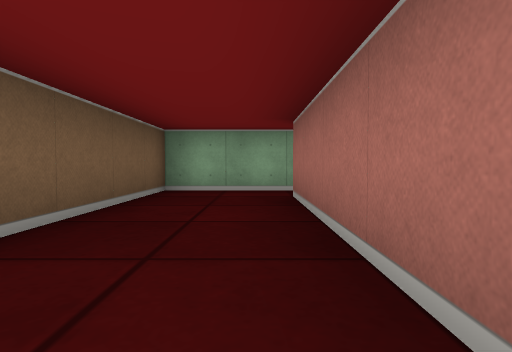
View 1 (above)

12 first-person views from a walk through a cub3D level. The camera is about half as high as the walls, tilts 2° down and sees 75° across. The floor is counted in squares. Each view is taken from the middle of a square. On the plan, view 1 faces up. The plan holds only what a view shows up to about 9 squares ahead; the rest is blank.

View 2
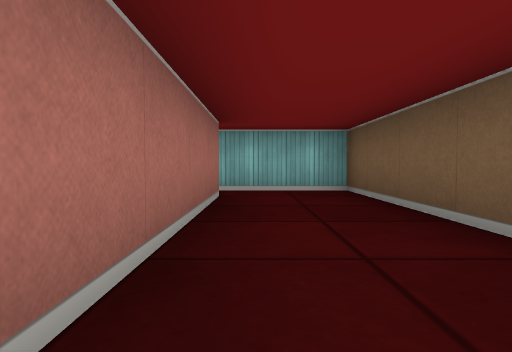

View 3
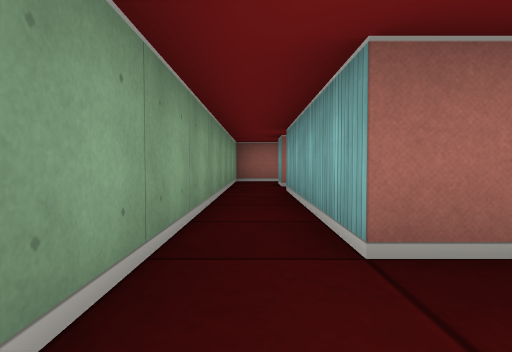

View 4
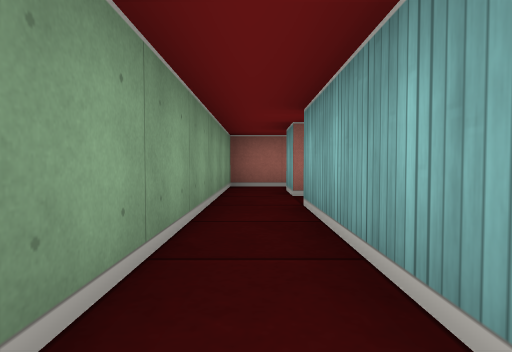

View 5
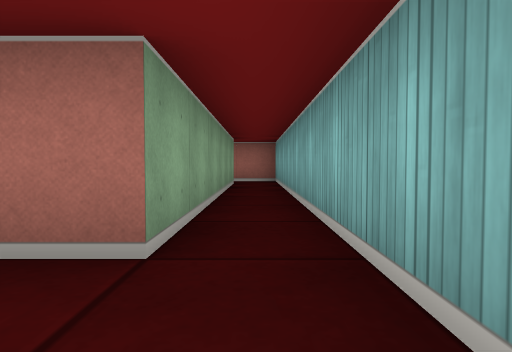

View 6
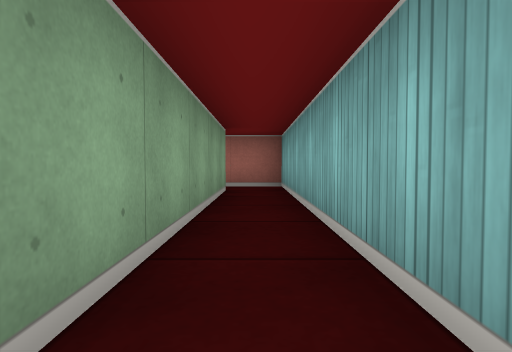

View 7
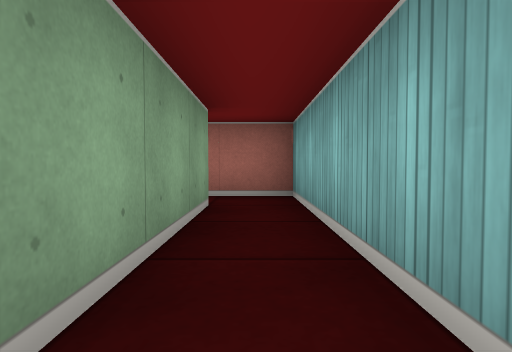

View 8
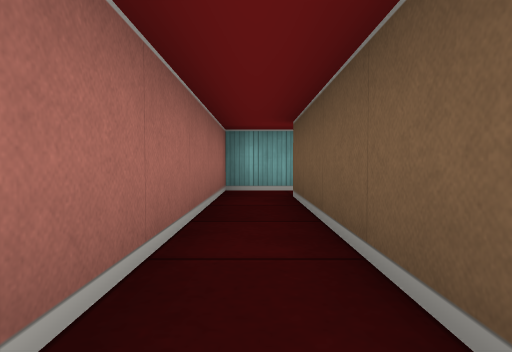

View 9
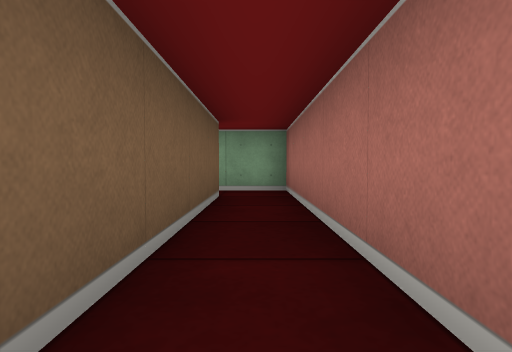

View 10
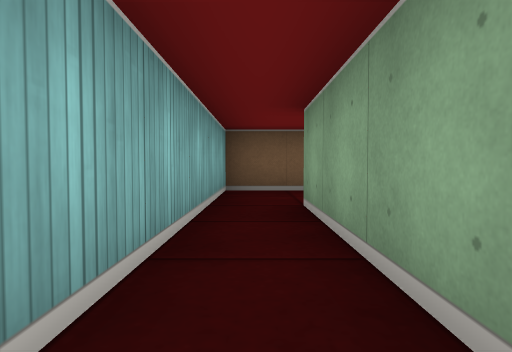

View 11
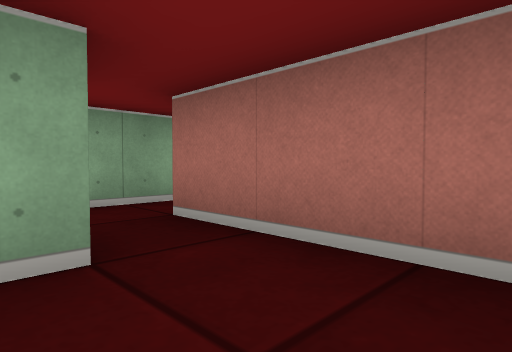

View 12
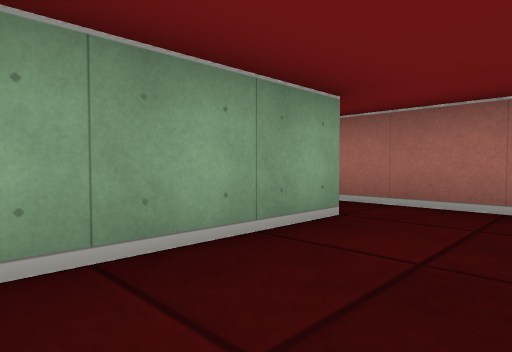

### Floor plan
Ten units are one square. View 1 is at (0, 0); x grows to the right and y downward. Boxes are objects, and circles mark ways between rooms. Rooms are numbered by the first view taken in them; rooms with no view inside come last. Other rooms are left out.
<svg viewBox="-20 -60 100 70">
<path fill="none" stroke="#000" d="M5 -5 5 -45 45 -45M55 -35 55 -45M55 -55 -15 -55 -15 5 5 5M5 5 75 5 75 -55 55 -55M55 -45 65 -45 65 -5 5 -5M46 -35 21 -35M55 -21 55 -35"/>
<circle cx="10" cy="0" r="3" fill="#2a7"/>
<circle cx="60" cy="-50" r="3" fill="#2a7"/>
<circle cx="50" cy="-40" r="3" fill="#2a7"/>
<text x="0" y="-30">1</text>
<text x="50" y="0">2</text>
<text x="30" y="-30">3</text>
</svg>
Room 1 opens to room 2. Room 1 opens to room 3.

Where each view was taken, in squares from view 1:
view 1: 0 up, 0 right, facing up
view 2: 5 up, 0 right, facing down
view 3: 5 up, 1 left, facing right
view 4: 5 up, 1 right, facing right
view 5: 0 up, 1 left, facing right
view 6: 0 up, 1 right, facing right
view 7: 0 up, 3 right, facing right
view 8: 5 up, 7 right, facing down
view 9: 0 up, 7 right, facing up
view 10: 0 up, 4 right, facing left
view 11: 2 up, 4 right, facing up-right
view 12: 2 up, 2 right, facing up-right
